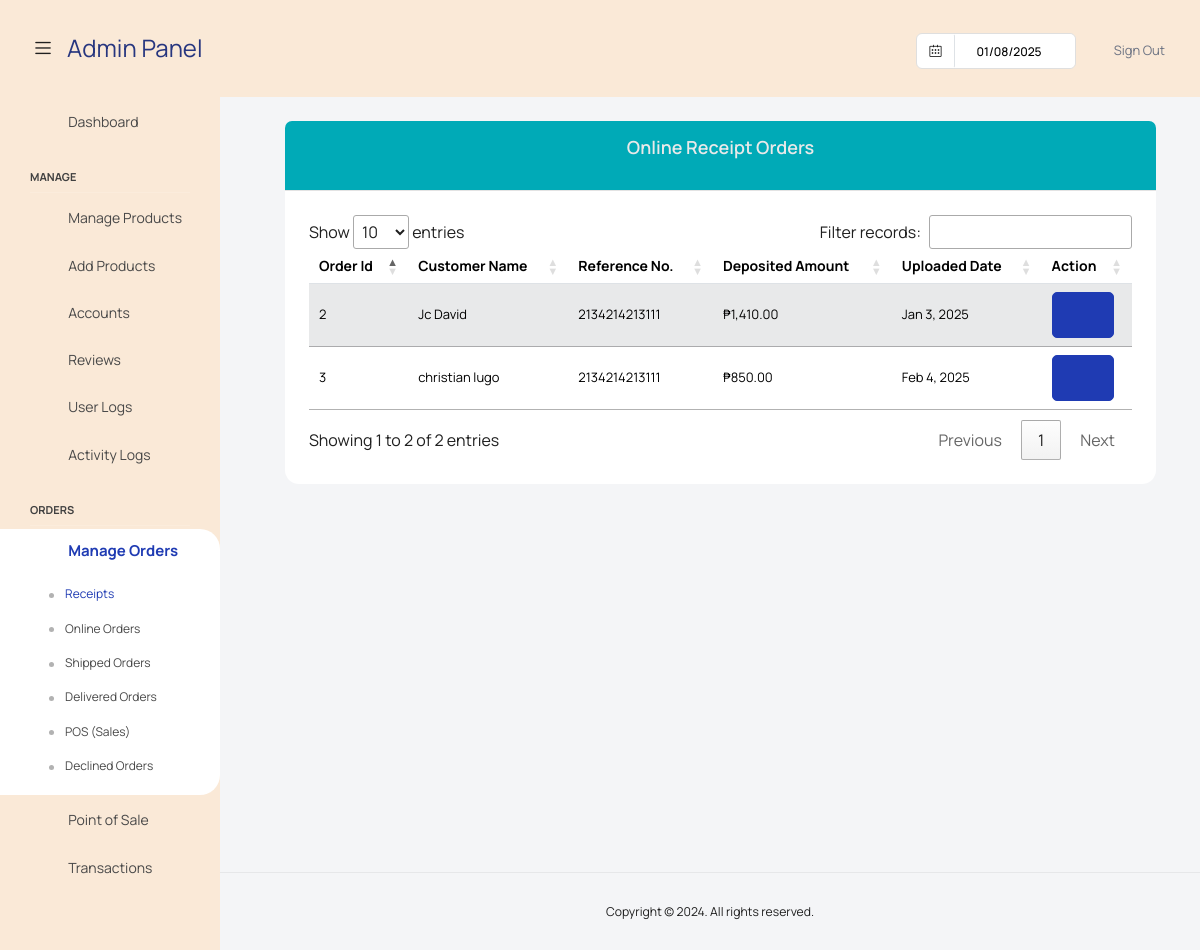
Before: /admin/tableReceipts.php (signed in) with the older database file.
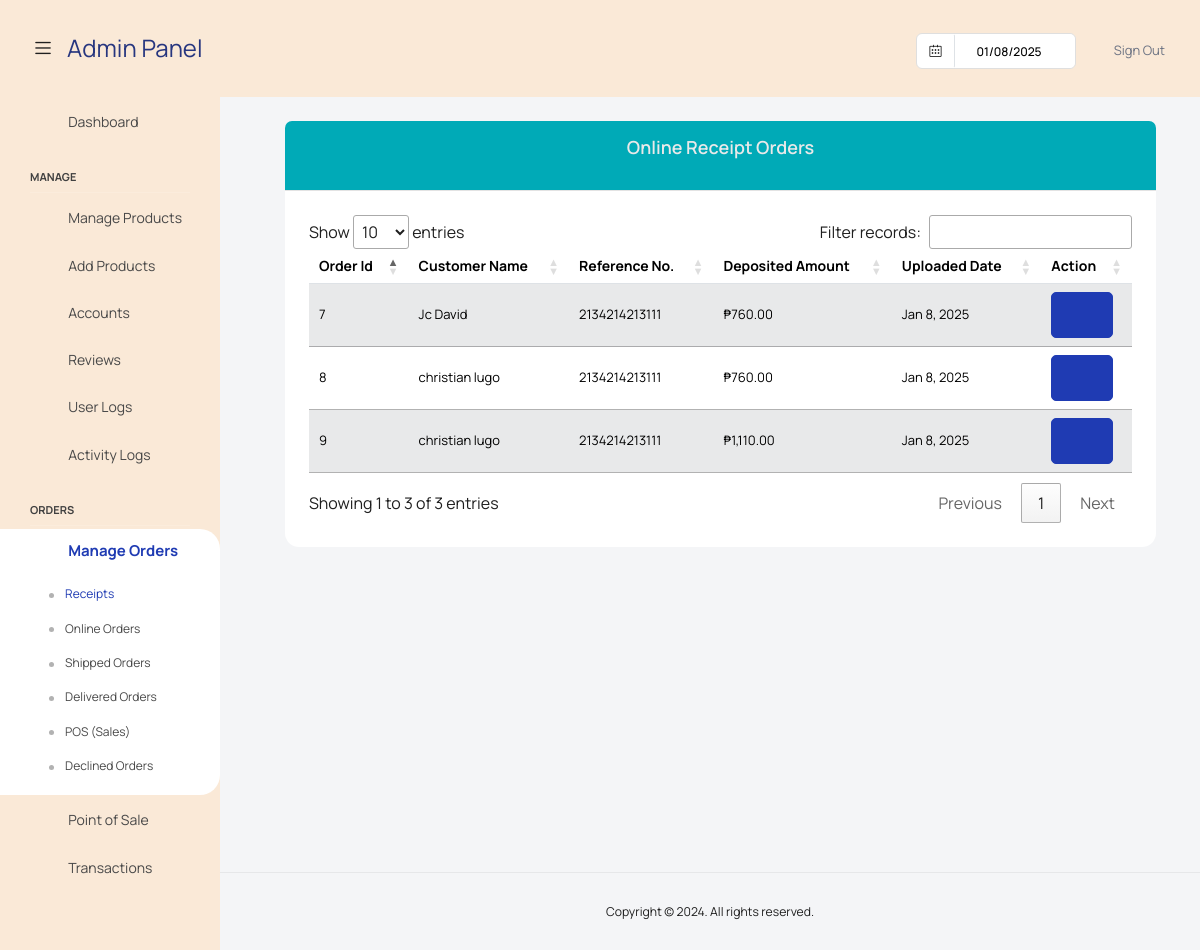
After: the same page with the newer database file.
### tables this page shows
CREATE TABLE `tbl_receipt` (
  `receipt_id` int(11) NOT NULL,
  `user_id` int(11) NOT NULL,
  `order_id` int(11) NOT NULL,
  `receipt_img` varchar(255) DEFAULT NULL,
  `receipt_number` varchar(50) NOT NULL,
  `deposit_amount` float NOT NULL,
  `uploaded_date` date NOT NULL
);

### admin/tableReceipts.php (the view, shortened to what this page needs)
<!DOCTYPE html>
<html lang="en">
  <head>
    <link href="../plugins/dataTables.bootstrap5.min.css" rel="stylesheet" />
     <link rel="stylesheet" href="https://cdn.datatables.net/1.13.5/css/jquery.dataTables.min.css">
  </head>
  <body>
  <div class="container-scroller">
      <?php require_once("./navbar.php"); ?>
      <div class="container-fluid page-body-wrapper">
        <?php require_once("./sidebar.php"); ?>
        <div class="main-panel">
          <div class="content-wrapper">
            <div class="row">
            <div class="container-fluid px-4">
                  <div class="card mb-5">
                    <div class="card-header bg-info pt-3">
                        <div class="text-center">
                            <p class="card-title text-light">Online Receipt Orders
                        </div>
                    </div>
                    <div class="card-body">
                      <table id="productTable" class="table table-striped nowrap" style="width:100%">
                        <thead>
                          <tr>
                              <th>Order Id</th>
                              <th>Customer Name</th>
                              <th>Reference No.</th>
                              <th>Deposited Amount</th>
                              <th>Uploaded Date</th>
                              <th>Action</th>
                          </tr>
                        </thead>
                        <tbody>
                          <?php
                            $query = "SELECT tr.*, CONCAT(td.first_name, ' ', td.last_name) as full_name, td.contact_no
                            FROM tbl_receipt tr
                            INNER JOIN users td ON td.user_id = tr.user_id
                            WHERE isAdmin = 0";
                            $stmt = $conn->prepare($query);
                            $stmt->execute();
                            $result = $stmt->get_result();
                              while ($data = $result->fetch_assoc()) {
                                $dateObject = new DateTime($data["uploaded_date"]);
                                $formattedDate = $dateObject->format('M j, Y');
                          ?>
                          <tr>
                            <td><?php echo $data['receipt_id'];?></td>
                            <td><?php echo $data['full_name'];?></td>
                            <td><?php echo $data["receipt_number"]; ?></td>
                            <td>₱<?php echo number_format($data["deposit_amount"], 2); ?></td>
                            <td><?php echo $formattedDate; ?></td>
                            <td>
                                <button type="button" class="btn btn-primary" id="<?php echo $data["receipt_id"] ?>"  data-bs-toggle="modal"
                                data-bs-target="#receiptDetails<?php echo $data["receipt_id"] ?>" data-bs-whatever="@getbootstrap">
                                  <i class="fa-solid fa-eye" style="color: #fcfcfc;"></i>
                                </button>
                            </td>
                          </tr>
                            </div>
                          <?php
                            }
                          ?>
                    </div>
                  </div>
            </div>
            </div>
          </div>
          <footer class="footer">
            <div class="d-sm-flex justify-content-center justify-content-sm-center">
              <span class="float-none float-sm-end d-block mt-1 mt-sm-0 text-center">Copyright © 2024. All rights reserved.</span>
            </div>
          </footer>
    <link rel="stylesheet" href="../styles/dataTables.min.css">
  </body>
</html>

### admin/navbar.php (shortened to what this page needs)
<!DOCTYPE html>
<html lang="en">
<head>
    <link rel="stylesheet" href="../assets/vendors/feather/feather.css">
    <link rel="stylesheet" href="../assets/vendors/mdi/css/materialdesignicons.min.css">
    <link rel="stylesheet" href="../assets/vendors/ti-icons/css/themify-icons.css">
    <link rel="stylesheet" href="../assets/vendors/font-awesome/css/font-awesome.min.css">
    <link rel="stylesheet" href="../assets/vendors/typicons/typicons.css">
    <link rel="stylesheet" href="../assets/vendors/simple-line-icons/css/simple-line-icons.css">
    <link rel="stylesheet" href="../assets/vendors/css/vendor.bundle.base.css">
    <link rel="stylesheet" href="../assets/vendors/bootstrap-datepicker/bootstrap-datepicker.min.css">
    <link rel="stylesheet" href="../assets/vendors/datatables.net-bs4/dataTables.bootstrap4.css">
    <link rel="stylesheet" type="text/css" href="../assets/js/select.dataTables.min.css">
    <link rel="stylesheet" href="../assets/css/style.css">
</head>
<body>
<nav class="navbar default-layout col-lg-12 col-12 p-0 fixed-top d-flex align-items-top flex-row"
style="background-color: #FAE9D7;">
  <div class="text-center navbar-brand-wrapper d-flex align-items-center justify-content-start" style="background-color: #FAE9D7;">
    <div class="me-3">
      <button class="navbar-toggler navbar-toggler align-self-center" type="button" data-bs-toggle="minimize">
        <span class="icon-menu"></span>
      </button>
    </div>
    <div>
      <a class="navbar-brand brand-logo" href="./index.php">
        Admin Panel
      </a>
    </div>
  </div>
  <div class="navbar-menu-wrapper d-flex align-items-top" style="background-color: #FAE9D7;">
    <ul class="navbar-nav ms-auto">
      <li class="nav-item d-none d-lg-block">
        <div id="datepicker-popup" class="input-group date datepicker navbar-date-picker">
          <span class="input-group-addon input-group-prepend border-right">
            <span class="icon-calendar input-group-text calendar-icon"></span>
          </span>
          <input type="text" class="form-control">
        </div>
      </li>
      <li class="nav-item dropdown d-none d-lg-block user-dropdown" style="cursor: pointer;">
          <a class="dropdown-item" href="./logout.php"><i class="dropdown-item-icon mdi mdi-power text-primary me-2"></i>Sign Out</a>
        </div>
  </div>
</body>
</html>

### admin/sidebar.php (shortened to what this page needs)
<!DOCTYPE html>
<html lang="en">
<head>
</head>
<body>
<nav class="sidebar sidebar-offcanvas" id="sidebar" style="background-color: #FAE9D7;">
  <ul class="nav">
    <li class="nav-item">
      <a class="nav-link" href="./index.php">
        <i class="mdi mdi-grid-large menu-icon"></i>
        <span class="menu-title">Dashboard</span>
      </a>
    </li>
    <li class="nav-item nav-category">Manage</li>
    <li class="nav-item">
      <a class="nav-link" data-bs-toggle="collapse" href="#ui-basic" aria-expanded="false" aria-controls="ui-basic">
        <i class="menu-icon mdi mdi-floor-plan"></i>
        <span class="menu-title">Manage Products</span>
        <i class="menu-arrow"></i>
      </a>
    </li>
      <li class="nav-item">
        <a class="nav-link" href="./addprod.php">
        <i class="menu-icon mdi mdi-plus-circle-outline"></i>
          <span class="menu-title">Add Products</span>
        </a>
      </li>
    <li class="nav-item">
      <a class="nav-link" data-bs-toggle="collapse" href="#form-elements" aria-expanded="false" aria-controls="form-elements">
        <i class="menu-icon mdi mdi-account-circle-outline"></i>
        <span class="menu-title">Accounts</span>
        <i class="menu-arrow"></i>
      </a>
    </li>
    <li class="nav-item">
      <a class="nav-link" href="./reviews.php">
      <i class="menu-icon mdi mdi-comment-account-outline"></i>
        <span class="menu-title">Reviews</span>
      </a>
    </li>
    <li class="nav-item">
      <a class="nav-link" href="./auditlogs.php">
      <i class="menu-icon mdi mdi-account-switch"></i>
        <span class="menu-title">User Logs</span>
      </a>
    </li>
    <li class="nav-item">
      <a class="nav-link" href="./auditTrail.php">
      <i class="menu-icon mdi mdi-arrange-send-to-back"></i>
        <span class="menu-title">Activity Logs</span>
      </a>
    </li>
    <li class="nav-item nav-category">ORDERS</li>
    <li class="nav-item">
      <a class="nav-link" data-bs-toggle="collapse" href="#ui-orders" aria-expanded="false" aria-controls="ui-basic">
        <i class="menu-icon mdi mdi-floor-plan"></i>
        <span class="menu-title">Manage Orders</span>
        <i class="menu-arrow"></i>
      </a>
      <div class="collapse" id="ui-orders">
        <ul class="nav flex-column sub-menu">
            <li class="nav-item">
                <a class="nav-link" href="./tableReceipts.php">Receipts</a>
            </li>
            <li class="nav-item">
                <a class="nav-link" href="./tableOrders.php">Online Orders</a>
            </li>
            <li class="nav-item">
                <a class="nav-link" href="./tableShipped.php">Shipped Orders</a>
            </li>
            <li class="nav-item">
                <a class="nav-link" href="./tableDelivered.php">Delivered Orders</a>
            </li>
            <li class="nav-item">
              <a class="nav-link" href="./POSales.php">
                POS (Sales)
              </a>
            </li>
            <li class="nav-item">
                <a class="nav-link" href="./tableDeclined.php">Declined Orders</a>
            </li>
        </ul>
      </div>
    </li>
    <li class="nav-item">
      <a class="nav-link" href="./pos.php">
        <i class="menu-icon mdi mdi-cash"></i>
        <span class="menu-title pos">Point of Sale</span>
      </a>
    </li>
    <li class="nav-item trans">
      <a class="nav-link" href="./transHistory.php">
        <i class="menu-icon mdi mdi-file-document"></i>
        <span class="menu-title">Transactions</span>
      </a>
    </li>
  </ul>
</nav>
</body>
</html>

Changed rows visible on the page:
removed tbl_receipt: receipt_id "2", full_name "Jc David", receipt_number "2134214213111", deposit_amount "1,410.00", uploaded_date "Jan 3, 2025"
removed tbl_receipt: receipt_id "3", full_name "christian lugo", receipt_number "2134214213111", deposit_amount "850.00", uploaded_date "Feb 4, 2025"
added tbl_receipt: receipt_id "7", full_name "Jc David", receipt_number "2134214213111", deposit_amount "760.00", uploaded_date "Jan 8, 2025"
added tbl_receipt: receipt_id "8", full_name "christian lugo", receipt_number "2134214213111", deposit_amount "760.00", uploaded_date "Jan 8, 2025"
added tbl_receipt: receipt_id "9", full_name "christian lugo", receipt_number "2134214213111", deposit_amount "1,110.00", uploaded_date "Jan 8, 2025"
Other visible differences:
text written by a page script: "Show entries Filter records: Showing 1 to 2 of 2 entries Previous 1 Next" → "Show entries Filter records: Showing 1 to 3 of 3 entries Previous 1 Next"
